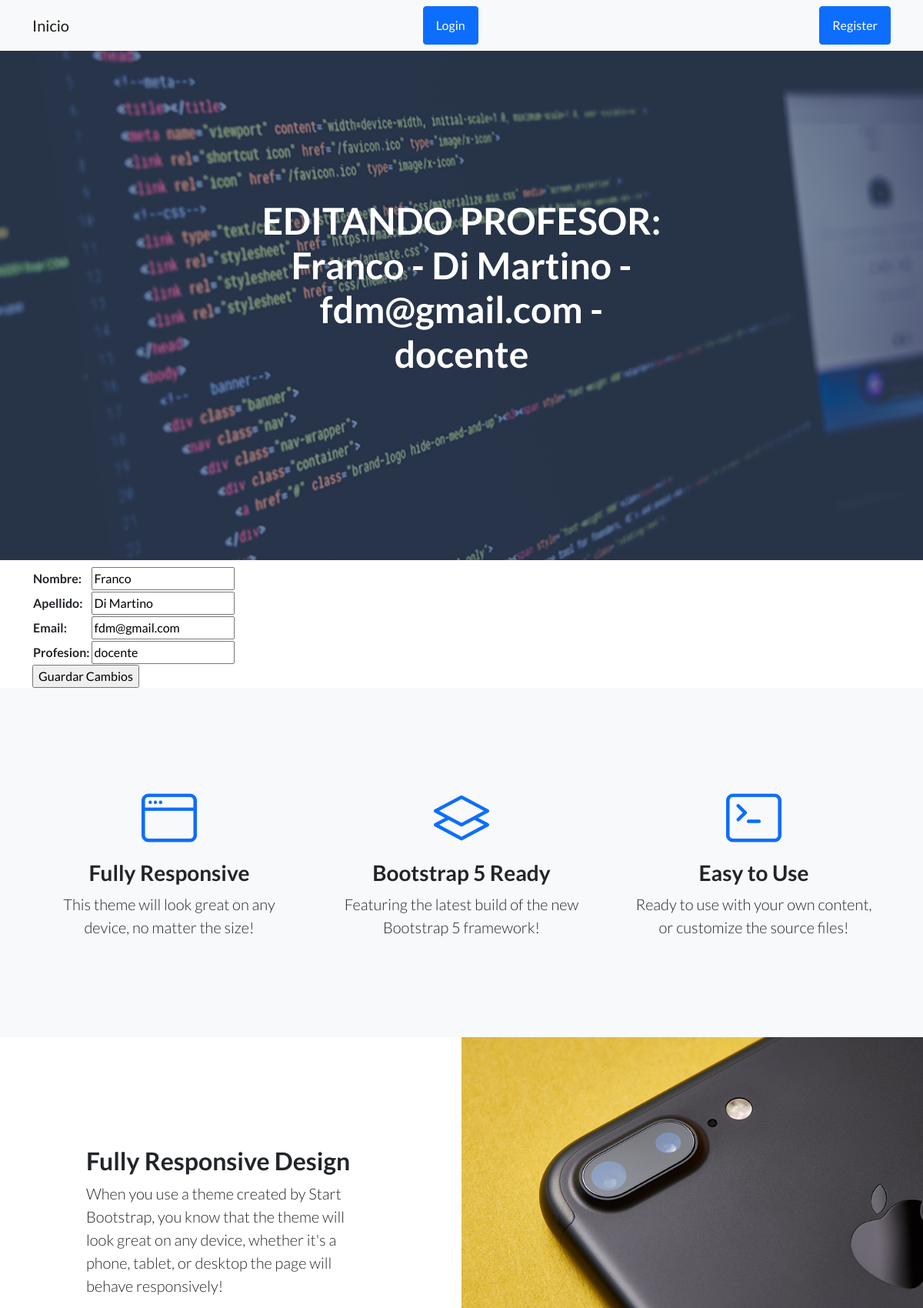
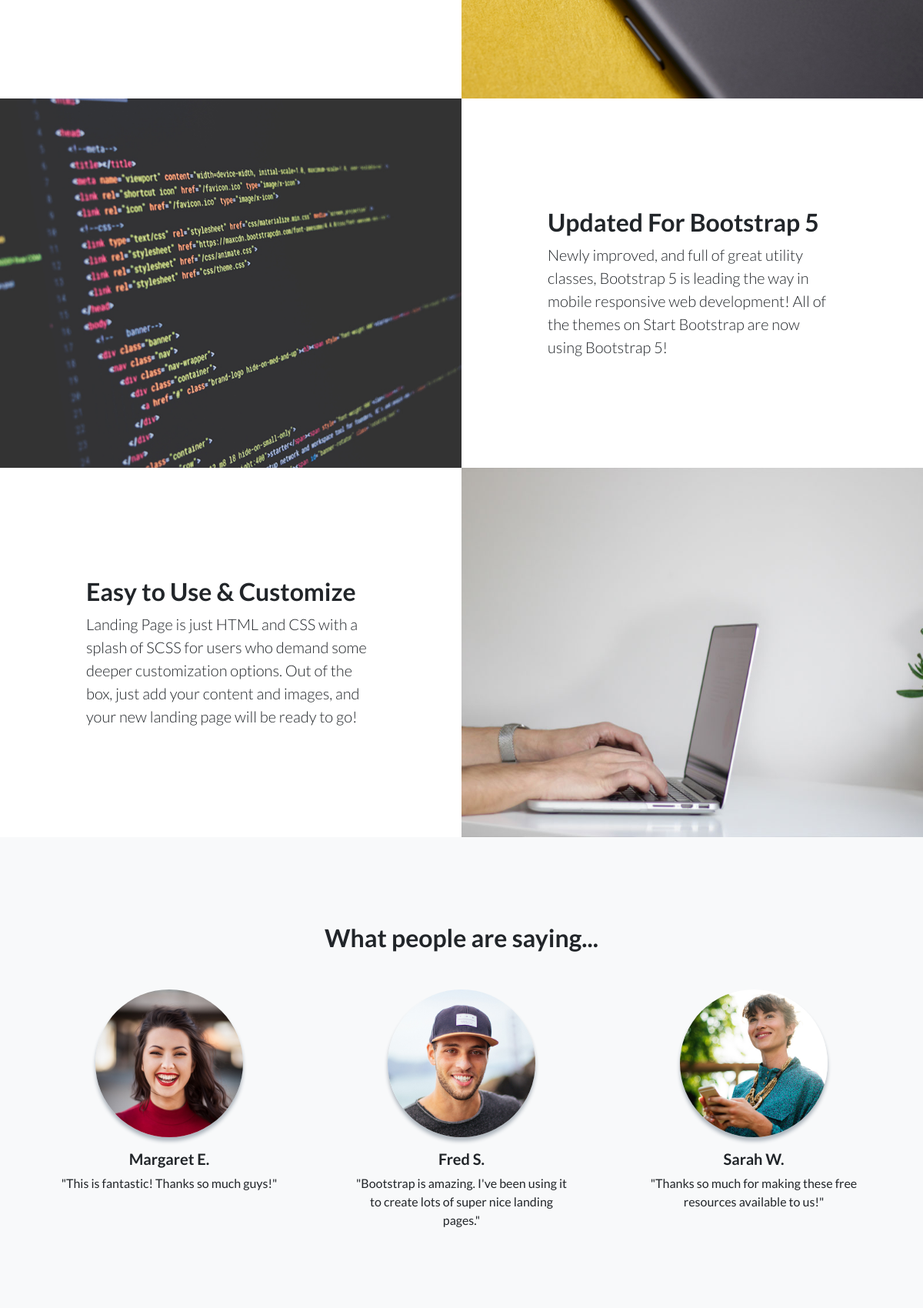
The app's page /AppCoder/editar_profesor/1 (upper part) with its own data (2 pictures, top to bottom).
### AppCoder/models.py (models this page shows)
class Profesor(models.Model):
    nombre= models.CharField(max_length= 50)
    apellido= models.CharField(max_length= 50)
    email= models.EmailField()
    profesion= models.CharField(max_length= 50)
    def __str__(self):
        return f"{self.nombre} - {self.apellido} - {self.email} - {self.profesion}"

### AppCoder/views.py (the view)
# urls.py: path('editar_profesor/<id>', editar_profesor, name= "editar_profesor"),
def editar_profesor(request, id):
    profesor=Profesor.objects.get(id=id)
    if request.method=="POST":
        form= ProfesorForm(request.POST)
        if form.is_valid():
            info=form.cleaned_data
            profesor.nombre=info["nombre"]
            profesor.apellido=info["apellido"]
            profesor.email=info["email"]
            profesor.profesion=info["profesion"]
            profesor.save()
            profesores=Profesor.objects.all()
            form = ProfesorForm()
            return render(request, "AppCoder/Profesores.html" ,{"profesores":profesores, "mensaje": "Profesor editado correctamente", "form": form})
        pass
    else:
        formulario= ProfesorForm(initial={"nombre":profesor.nombre, "apellido":profesor.apellido, "email":profesor.email, "profesion":profesor.profesion})
        return render(request, "AppCoder/editar_profesor.html", {"form": formulario, "profesor": profesor})

### AppCoder/forms.py
class ProfesorForm(forms.Form):
    nombre= forms.CharField(max_length= 50)
    apellido= forms.CharField(max_length= 50)
    email= forms.EmailField()
    profesion= forms.CharField(max_length= 50)

### AppCoder/templates/AppCoder/editar_profesor.html (shortened to what this page needs)
{% extends "AppCoder/padre.html" %}
{% load static %}
{% block titulo %}
<h1 class="mb-5">EDITANDO PROFESOR: {{ profesor }} </h1>
{% endblock %}
{% block contenido_que_cambia %}
<form action="{% url 'editar_profesor' profesor.id %}" method="POST"> {% csrf_token %}
    <table>
        {{ form.as_table }}
    </table>
    <input type="submit" value="Guardar Cambios">
    </form>
{% endblock %}

### records on screen
Profesor: nombre+apellido+email "Franco - Di Martino - fdm@gmail.com - docente", nombre "Franco", apellido "Di Martino", email "fdm@gmail.com", profesion "docente"
